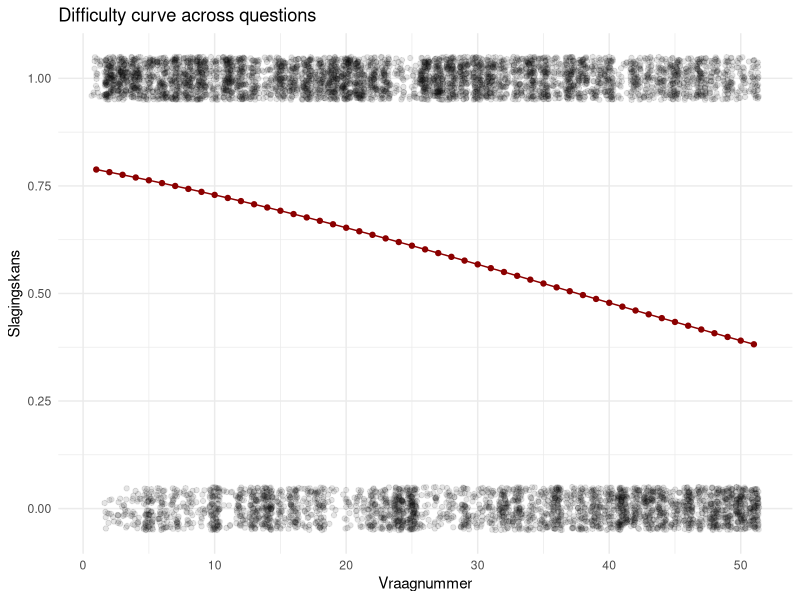

This chart was generated by the following R code:
## ---- chunk 1
knitr::opts_chunk$set(echo = TRUE)

library(ggplot2)
library(tidyr)
## ---- chunk 2
# Lees bestand
german_form <- read.table("../ruwe_data/Duitse taalvaardigheid onderzoek(1-154).csv", header = T, sep = ';', fileEncoding = 'latin1')
colnames(german_form) <- paste0("V", 1:ncol(german_form)) # verander headers naar kortere alternatief

head(german_form)
## ---- chunk 3
# Data uithalen
german_long <- pivot_longer(
  german_form,
  cols = 16:66,
  names_to = "question",
  values_to = "answer"
)

summary(german_long)

# Data opschonen
german_long$answer <- as.numeric(as.character(german_long$answer))

german_long <- subset(german_long, answer %in% c(0,1))

# Vraagnummers
german_long$question_num <- as.numeric(gsub("V", "", german_long$question)) - min(as.numeric(gsub("V", "", german_long$question))) + 1

# Logistic regression
model <- glm(answer ~ question_num, data = german_long, family = binomial)

a_0 <- coef(model)[1] # intercept
a_1 <- coef(model)[2] # helling

x_50 <- -a_0 / a_1 # 50% kans

# Voorspelling: wat is de kans dat iemand een vraag goed beantwoordt, gegeven het vraagnummer?
pred_data <- data.frame(
  question_num = seq(
    min(german_long$question_num),
    max(german_long$question_num)
  )
)

pred_data$prob <- predict(model, newdata = pred_data, type = "response")

# Grafiek maken
ggplot(german_long, aes(x = question_num, y = answer)) +
  geom_jitter(alpha = 0.1, height = 0.05) +
  geom_line(data = pred_data, aes(y = prob), color = "darkred") +
  geom_point(data = pred_data, aes(y = prob), color = "darkred") +
  labs(
    x = "Vraagnummer",
    y = "Slagingskans",
    title = "Difficulty curve across questions"
  ) +
  theme_minimal()
